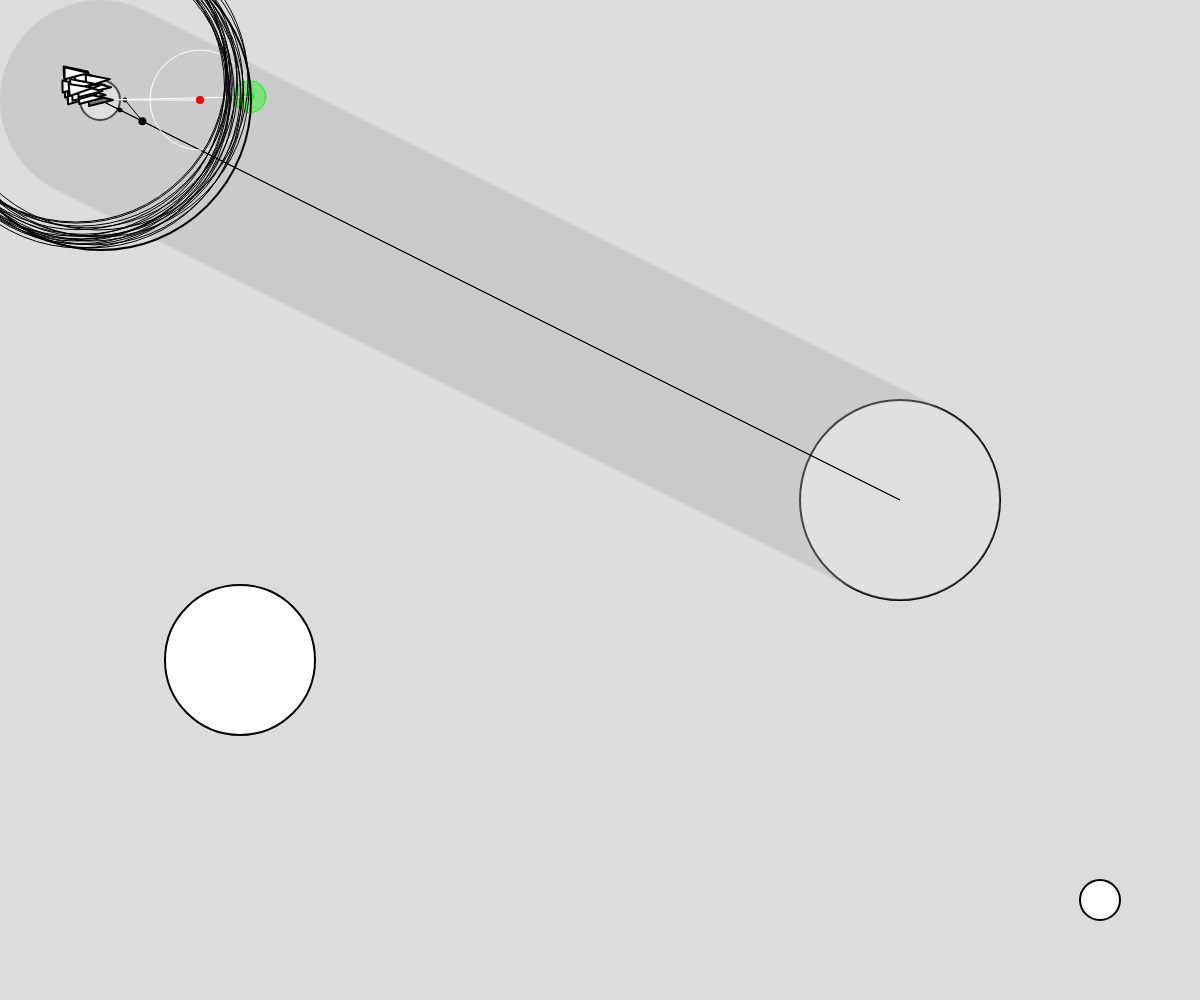
Frame 1 (no input)
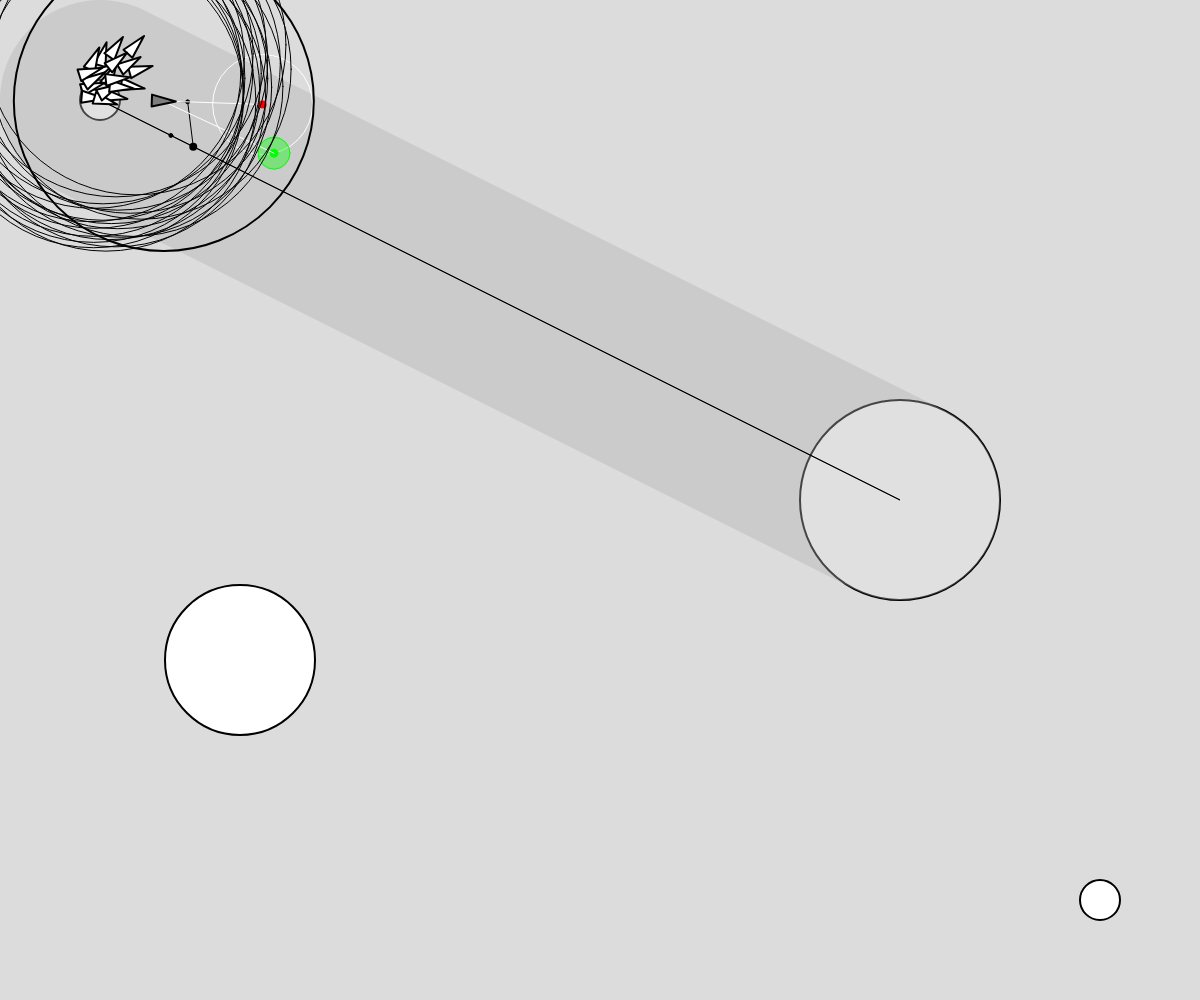
Frame 60 (no input)
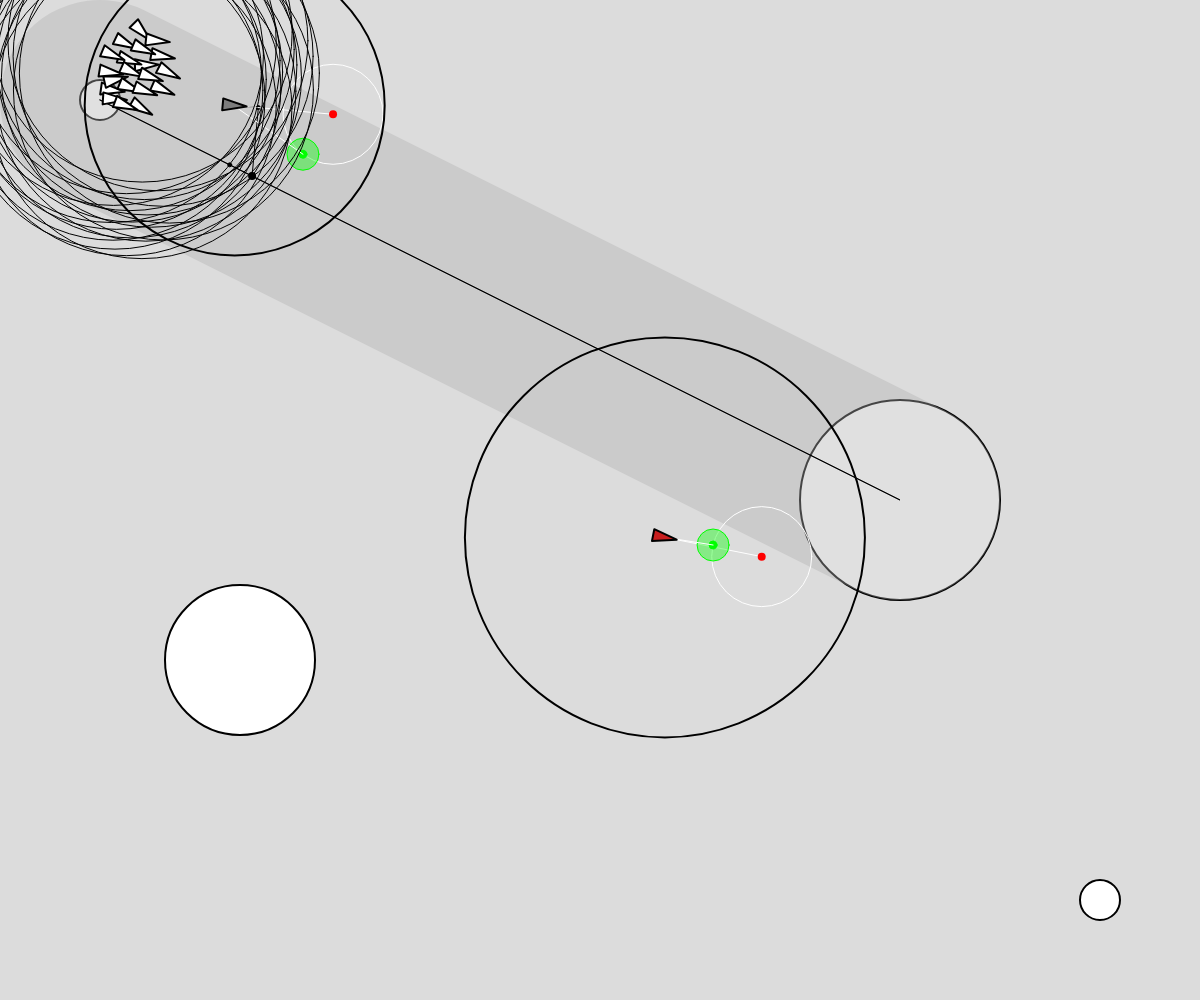
Frame 120 (the mouse pressed at the canvas centre since frame 60)

The p5.js sketch that drew these frames (run headless with seeded random() and noise() and a simulated clock; from frame 60 on, the mouse is pressed at the canvas centre):

// p5.js sketch
// ── sketch.js
let debug = true;
let lake, field, leader, camp, predatorCamp, predators = [];
let followers = [];

function setup() {
    createCanvas(window.innerWidth, window.innerHeight);
    lake = new Lake(createVector(900, 500));
    camp = new Camp(createVector(100, 100));
    predatorCamp = new Camp(createVector(window.innerWidth - 100, window.innerHeight - 100));
    field = new Field(createVector(240, 660));
    leader = new Leader(camp.getCenter().x, camp.getCenter().y, 1.5, 0.03);

    leader.rememberObject(camp, ObjectTypes.CAMP);
    leader.rememberObject(field, ObjectTypes.FOOD);
    leader.rememberObject(lake, ObjectTypes.WATER);

    leader.setCurrentNavigationObject(camp);

    for (let i = 0; i < 20; i++) {
        followers.push(new Follower(camp.getCenter().x - random(30), camp.getCenter().y - random(30), 1, 0.02))
    }
}

function draw() {
    background(220);

    lake.display();
    field.display();
    camp.display();
    predatorCamp.display();
    leader.applyBehavior(followers.filter(f => f.alive), predators);
    leader.contain(window.innerWidth, window.innerHeight);
    leader.run();

    followers.forEach((f) => {
        if (f.alive) {
            f.applyBehavior(leader, followers.filter(f => f.alive), predators);
            f.contain(window.innerWidth, window.innerHeight);
            f.run();
        } else {
            f.render();
        }
    });

    predators.forEach(predator => {
        predator.applyBehavior([leader, ...followers]);
        predator.contain(window.innerWidth, window.innerHeight);
        predator.run();
    });
}

function keyPressed() {
    if (key == "d") {
        debug = !debug;
    }
}

function mousePressed() {
    const p = new Predator(mouseX, mouseY, 1.3, 0.2)
    predators.push(p);
    p.rememberObject(predatorCamp, ObjectTypes.CAMP);

}

// ── mover.js
const ObjectTypes = {
    "FOOD": 'FOOD',
    "WATER": 'WATER',
    "CAMP": 'CAMP',
}

class Mover {
    constructor(x, y, ms, mf) {
        this.alive = true;
        this.pos = createVector(x, y);
        this.r = 12;
        this.maxspeed = ms;
        this.maxforce = mf;
        this.acceleration = createVector(0, 0);
        this.velocity = createVector(1, 0);

        this.wanderTheta = PI / 2;
        this.wanderDistance = 100;
        this.wanderRadius = 50;

        this.wanderPoint = this.velocity.copy().setMag(this.wanderDistance);
        this.wanderPoint.add(this.pos);

        this.target = this.wanderPoint.copy();
        this.target.add(this.wanderRadius, 0);

        this.visibilityRadius = 150;

        this.initMemory();
    }

    initMemory() {
        this.memorizedObjects = {};
        for (let key in ObjectTypes) {
            this.memorizedObjects[key] = [];
        }
    }

    searchObject(type) {
        //todo do not calculate distances and create path on each iteration. Rather do it when making the decision
        if (this.memorizedObjects[type].length === 0) {
            let w = this.wander();
            this.applyForce(w);
            return;
        }

        const fromPos = this.currentNavigationObject.getCenter();
        const closest = this.getClosestObject(fromPos, this.memorizedObjects[type]);

        const path = new Path(100);
        path.addPoint(fromPos.x, fromPos.y);
        path.addPoint(closest.getCenter().x, closest.getCenter().y);

        if (debug) {
            path.display();
        }

        // Follow path force
        let f = this.follow(path);
        let w = this.wander();
        let s = this.seek(closest.pos);
        // Arbitrary weighting
        s.div(100);
        // f.mult(2);
        // Accumulate in acceleration

        return w.add(f).add(s);
    }


    rememberObject(object, type) {
        this.memorizedObjects[type].push(object);
    }

    setCurrentNavigationObject(object) {
        this.currentNavigationObject = object;
    }


    kill() {
        this.alive = false;
    }

    getCenter() {
        return createVector(this.pos.x - this.r, this.pos.y - this.r);
    }

    applyForce(force) {
        // We could add mass here if we want A = F / M
        this.acceleration.add(force);
    }

    run() {
        this.update();
        this.render();
    }

    update() {
        // Update velocity
        this.velocity.add(this.acceleration);
        // Limit speed
        this.velocity.limit(this.maxspeed);
        this.pos.add(this.velocity);
        // Reset accelertion to 0 each cycle
        this.acceleration.mult(0);
    }

    wander() {
        // Move wander point
        this.wanderPoint = this.velocity.copy().setMag(this.wanderDistance);
        this.wanderPoint.add(this.pos);

        // Move target
        let offset = 32;
        let vOffset = p5.Vector.random2D().setMag(offset * 0.2);
        this.target.add(vOffset);

        let v = p5.Vector.sub(this.target, this.wanderPoint);
        v.setMag(this.wanderRadius);
        this.target = p5.Vector.add(this.wanderPoint, v);

        if (debug) {
            let center = this.wanderPoint.copy();
            stroke(255);
            noFill();
            circle(center.x, center.y, this.wanderRadius * 2);
            stroke(255);
            line(this.pos.x, this.pos.y, center.x, center.y);

            stroke(0, 255, 0);
            fill(0, 255, 0, 100);
            circle(this.target.x, this.target.y, offset);
            fill(0, 255, 0);
            circle(this.target.x, this.target.y, 8);

            stroke(255);
            line(this.pos.x, this.pos.y, this.target.x, this.target.y);

            noStroke();
            fill(255, 0, 0);
            circle(center.x, center.y, 8);
        }

        let force = p5.Vector.sub(this.target, this.pos);
        force.setMag(this.maxforce / 15);
        return force;
    }

    follow(path) {
        // Predict pos 25 (arbitrary choice) frames ahead
        let predict = this.velocity.copy();
        predict.normalize();
        predict.mult(25);
        let predictpos = p5.Vector.add(this.pos, predict);

        // Now we must find the normal to the path from the predicted pos
        // We look at the normal for each line segment and pick out the closest one
        let normal = null;
        let target = null;
        let worldRecord = 1000000; // Start with a very high worldRecord distance that can easily be beaten

        // Loop through all points of the path
        for (let i = 0; i < path.points.length; i++) {
            // Look at a line segment
            let a = path.points[i];
            // let b = path.points[(i + 1) % path.points.length]; // Note Path has to wraparound
            let b = path.points[i + 1];

            if (!b) {
                break;
            }

            // Get the normal point to that line
            let normalPoint = getNormalPoint(predictpos, a, b);

            // Check if normal is on line segment
            let dir = p5.Vector.sub(b, a);
            // If it's not within the line segment, consider the normal to just be the end of the line segment (point b)
            //if (da + db > line.mag()+1) {
            if (
                normalPoint.x < min(a.x, b.x) ||
                normalPoint.x > max(a.x, b.x) ||
                normalPoint.y < min(a.y, b.y) ||
                normalPoint.y > max(a.y, b.y)
            ) {
                normalPoint = b.copy();
                // If we're at the end we really want the next line segment for looking ahead
                a = path.points[(i + 1) % path.points.length];
                b = path.points[(i + 2) % path.points.length]; // Path wraps around
                dir = p5.Vector.sub(b, a);
            }

            // How far away are we from the path?
            let d = p5.Vector.dist(predictpos, normalPoint);
            // Did we beat the worldRecord and find the closest line segment?
            if (d < worldRecord) {
                worldRecord = d;
                normal = normalPoint;

                // Look at the direction of the line segment so we can seek a little bit ahead of the normal
                dir.normalize();

                // This is an oversimplification
                // Should be based on distance to path & velocity
                dir.mult(25);
                target = normal.copy();
                target.add(dir);
            }
        }

        // Draw the debugging stuff
        if (debug) {
            // Draw predicted future pos
            stroke(0);
            fill(0);
            line(this.pos.x, this.pos.y, predictpos.x, predictpos.y);
            ellipse(predictpos.x, predictpos.y, 4, 4);

            // Draw normal pos
            stroke(0);
            fill(0);
            ellipse(normal.x, normal.y, 4, 4);
            // Draw actual target (red if steering towards it)
            line(predictpos.x, predictpos.y, target.x, target.y);
            if (worldRecord > path.radius) fill(255, 0, 0);
            noStroke();
            ellipse(target.x, target.y, 8, 8);
        }

        // Only if the distance is greater than the path's radius do we bother to steer
        if (worldRecord > path.radius) {
            return this.seek(target);
        } else {
            return createVector(0, 0);
        }
    }

    arrive(target) {
        var desired = p5.Vector.sub(target, this.pos); // A vector pointing from the location to the target
        var d = desired.mag();
        // Scale with arbitrary damping within 100 pixels
        if (d < 100) {
            var m = map(d, 0, 200, 0, this.maxspeed);
            desired.setMag(m);
        } else {
            desired.setMag(this.maxspeed);
        }

        // Steering = Desired minus Velocity
        var steer = p5.Vector.sub(desired, this.velocity);
        steer.limit(this.maxforce); // Limit to maximum steering force

        return steer;
    }

    seek(target) {
        let force = p5.Vector.sub(target, this.pos);
        force.setMag(this.maxspeed);
        force.sub(this.velocity);
        force.limit(this.maxforce);
        return force;
    }

    contain(boundsWidth, boundsHeight) {
        if (this.pos.x > boundsWidth || this.pos.x < 0 || this.pos.y > boundsHeight || this.pos.y < 0) {
            this.velocity = this.velocity.copy().mult(-1);
        }
    }

    separation(boids) {
        let perceptionRadius = this.r * 1.5;
        let steering = createVector();
        let total = 0;
        for (let other of boids) {
            let d = dist(this.pos.x, this.pos.y, other.pos.x, other.pos.y);
            if (other != this && d < perceptionRadius) {
                let diff = p5.Vector.sub(this.pos, other.pos);
                diff.div(d * d);
                steering.add(diff);
                total++;
            }
        }
        if (total > 0) {
            steering.div(total);
            steering.setMag(this.maxspeed);
            steering.sub(this.velocity);
            steering.limit(this.maxforce);
        }
        return steering;
    }

    cohesion(boids) {
        let perceptionRadius = 50;
        let steering = createVector();
        let total = 0;
        for (let other of boids) {
            let d = dist(this.pos.x, this.pos.y, other.pos.x, other.pos.y);
            if (other != this && d < perceptionRadius) {
                steering.add(other.pos);
                total++;
            }
        }
        if (total > 0) {
            steering.div(total);
            steering.sub(this.pos);
            steering.setMag(this.maxspeed);
            steering.sub(this.velocity);
            steering.limit(this.maxforce);
        }
        return steering;
    }

    align(boids) {
        let perceptionRadius = 25;
        let steering = createVector();
        let total = 0;
        for (let other of boids) {
            let d = dist(this.pos.x, this.pos.y, other.pos.x, other.pos.y);
            if (other != this && d < perceptionRadius) {
                steering.add(other.velocity);
                total++;
            }
        }
        if (total > 0) {
            steering.div(total);
            steering.setMag(this.maxspeed);
            steering.sub(this.velocity);
            steering.limit(this.maxforce);
        }
        return steering;
    }

    pursue(vehicle) {
        let target = vehicle.pos.copy();
        let prediction = vehicle.velocity.copy();
        prediction.mult(10);
        target.add(prediction);
        return this.seek(target);
    }

    evade(vehicle) {
        return this.pursue(vehicle).mult(-1);
    }

    flee(target) {
        return this.seek(target).mult(-1);
    }

    getClosestObject(fromPos, objects) {
        // search for the closest object containing food
        let closest = objects[0];
        let distanceToClosest = p5.Vector.dist(fromPos, closest.getCenter());

        objects.slice(1).forEach(o => {
            const distanceToObj = p5.Vector.dist(fromPos, o.getCenter());
            if (distanceToObj < distanceToClosest) {
                closest = o;
                distanceToClosest = distanceToObj;
            }
        });

        return closest;
    }

}

class Follower extends Mover {

    render() {
        fill(255);
        strokeWeight(1);
        stroke(0);
        push();
        translate(this.pos.x, this.pos.y);
        if (this.alive && debug) {
            fill(0, 0, 0, 0);
            ellipse(0, 0, this.visibilityRadius * 2, this.visibilityRadius * 2);
            fill(255);
        }
        strokeWeight(2);
        rotate(this.velocity.heading());
        triangle(-this.r, -this.r / 2, -this.r, this.r / 2, this.r, 0);
        pop();
    }


    followLeader(leader, entities, distance = 25) {
        let tv = leader.velocity.copy();
        tv.normalize()
        tv.mult(distance);
        var ahead = leader.pos.copy().add(tv);
        tv.mult(-1)
        const behind = leader.pos.copy().add(tv);
        const steering = createVector(0, 0);

        if (this.isOnLeaderSight(leader, ahead, 40)) {
            steering.add(this.evade(leader));
        }
        steering.add(this.arrive(behind));

        return steering;
    }

    flock(boids) {
        let alignment = this.align(boids);
        let cohesion = this.cohesion(boids);
        let separation = this.separation(boids);
        separation.mult(2);

        return alignment.add(cohesion).add(separation);
    }

    isOnLeaderSight(leader, ahead, leaderSightRadius) {
        return (ahead.dist(this.pos) <= leaderSightRadius || leader.pos.dist(this.pos) <= leaderSightRadius)
    }

    applyBehavior(leader, entities, predators) {

        if (predators.length > 0) {
            const closest = this.getClosestObject(this.pos, predators);
            if (p5.Vector.dist(this.pos, closest.getCenter()) <= this.visibilityRadius) {
                const f = this.flee(closest.pos);
                this.applyForce(f);
                return;
            }
        }

        const fl = this.followLeader(leader, entities);
        const f = this.flock(entities);

        this.applyForce(fl);
        this.applyForce(f);
    }

}

class Leader extends Mover {
    constructor(x, y, ms, mf) {
        super(x, y, ms, mf);

        this.initDesires();
    }

    render() {
        strokeWeight(2);
        stroke(0);
        push();
        translate(this.pos.x, this.pos.y);
        if (debug) {
            fill(0, 0, 0, 0);
            ellipse(0, 0, this.visibilityRadius * 2, this.visibilityRadius * 2);
        }
        fill(125);
        rotate(this.velocity.heading());
        triangle(-this.r, -this.r / 2, -this.r, this.r / 2, this.r, 0);
        pop();
    }

    applyBehavior(followers, predators) {

        if (predators.length > 0) {
            const closest = this.getClosestObject(this.pos, predators);
            if (p5.Vector.dist(this.pos, closest.getCenter()) <= this.visibilityRadius) {
                const f = this.flee(closest.pos);
                this.applyForce(f);
                return;
            }
        }

        if (this.thirst > 0) {
            const closest = this.getClosestObject(this.pos, this.memorizedObjects[ObjectTypes.WATER]);
            if (this.isVisible(closest)) {
                if (this.currentNavigationObject !== closest) {
                    this.setCurrentNavigationObject(closest);
                }
                const steer = this.arrive(closest.pos);
                this.applyForce(steer);
                if (this.isInside(closest)) {
                    this.drink();
                }
            } else {
                let s = this.searchObject(ObjectTypes.WATER);
                let l = this.lead(followers);
                this.applyForce(s);
                this.applyForce(l);
            }
        } else if (this.hungre > 0) {
            const closest = this.getClosestObject(this.pos, this.memorizedObjects[ObjectTypes.FOOD]);
            if (this.isVisible(closest)) {
                if (this.currentNavigationObject !== closest) {
                    this.setCurrentNavigationObject(closest);
                }
                const steer = this.arrive(closest.pos);
                this.applyForce(steer);
                if (this.isInside(closest)) {
                    this.feed();
                }
            } else {
                let s = this.searchObject(ObjectTypes.FOOD);
                let l = this.lead(followers);
                this.applyForce(s);
                this.applyForce(l);
            }
        } else {
            const closest = this.getClosestObject(this.pos, this.memorizedObjects[ObjectTypes.CAMP]);
            if (this.isVisible(closest)) {
                if (this.currentNavigationObject !== closest) {
                    this.setCurrentNavigationObject(closest);
                }
                const steer = this.arrive(closest.pos);
                this.applyForce(steer);
                if (this.isInside(closest)) {
                    this.rest();
                }
            } else {
                let s = this.searchObject(ObjectTypes.CAMP);
                let l = this.lead(followers);
                this.applyForce(s);
                this.applyForce(l);
            }
        }
    }

    isVisible(other) {
        let d = p5.Vector.dist(this.pos, other.pos);
        return (d < this.visibilityRadius + other.radius);
    }

    lead(entities) {
        for (let i = 0; i < entities.length; i++) {
            let d = p5.Vector.dist(this.pos, entities[i].pos);
            if (d > this.visibilityRadius) {
                return this.acceleration.copy().setMag(-this.maxforce / 2);
            }
        }

        return createVector(0, 0);
    }

    isInside(other) {
        let d = p5.Vector.dist(this.pos, other.pos);
        return (d < this.r + other.radius);
    }

    feed() {
        if (this.hungre > 0) {
            this.hungre -= 0.05;
        }
    }

    rest() {

    }

    drink() {
        if (this.thirst > 0) {
            this.thirst -= 0.05;
        }
    }

    initDesires() {
        this.hungre = 70;
        this.thirst = 50;
    }
}

class Predator extends Mover {
    constructor(x, y, ms, mf) {
        super(x, y, ms, mf);
        this.visibilityRadius = 200;
        this.velocity = p5.Vector.random2D();
        this.hungre = 80;
    }

    render() {
        strokeWeight(2);
        stroke(0);
        push();
        translate(this.pos.x, this.pos.y);
        if (debug) {
            fill(0, 0, 0, 0);
            ellipse(0, 0, this.visibilityRadius * 2, this.visibilityRadius * 2);
        }
        rotate(this.velocity.heading());
        fill(200, 30, 30);
        triangle(-this.r, -this.r / 2, -this.r, this.r / 2, this.r, 0);
        pop();
    }

    feed() {
        if (this.hungre > 0) {
            this.hungre -= 0.1;
        }
    }

    applyBehavior(entities) {
        if (this.hungre < 20) {
            if (!this.currentNavigationObject) {
                this.setCurrentNavigationObject(new NavigationObject(this.pos));
            }
            let s = this.searchObject(ObjectTypes.CAMP);
            this.applyForce(s);
            return;
        }

        const deadEntities = entities.filter(e => !e.alive);
        const aliveEntities = entities.filter(e => e.alive);

        let closestDead, closestAlive;

        if (deadEntities.length > 0) {
            closestDead = this.getClosestObject(this.pos, deadEntities);
        }

        if (aliveEntities.length > 0) {
            closestAlive = this.getClosestObject(this.pos, aliveEntities);
        }

        if (closestDead) {
            this.feed();
            let a = this.arrive(closestDead.pos);
            this.applyForce(a);
        } else if (p5.Vector.dist(this.pos, closestAlive.getCenter()) <= this.r) {
            closestAlive.kill();
        } else if (p5.Vector.dist(this.pos, closestAlive.getCenter()) <= this.visibilityRadius) {
            const p = this.pursue(closestAlive);
            this.applyForce(p);
        } else {
            let w = this.wander();
            w.mult(3);
            this.applyForce(w);
        }
    }

}

// A function to get the normal point from a point (p) to a line segment (a-b)
// This function could be optimized to make fewer new Vector objects
function getNormalPoint(p, a, b) {
    // Vector from a to p
    let ap = p5.Vector.sub(p, a);
    // Vector from a to b
    let ab = p5.Vector.sub(b, a);
    ab.normalize(); // Normalize the line
    // Project vector "diff" onto line by using the dot product
    ab.mult(ap.dot(ab));
    let normalPoint = p5.Vector.add(a, ab);
    return normalPoint;
}

// ── objects.js
class NavigationObject {
    constructor(pos){
        this.pos = pos;
        this.radius = 2;
    }

    display(){
        strokeWeight(2);
        stroke(0);
        fill(255, 255, 255);
        ellipse(this.pos.x, this.pos.y, this.radius * 2, this.radius * 2);
    }

    getCenter(){
        return this.pos.copy();
    }
}

class Camp {
    constructor(pos){
        this.pos = pos;
        this.radius = 20;
    }

    display(){
        strokeWeight(2);
        stroke(0);
        fill(255, 255, 255);
        ellipse(this.pos.x, this.pos.y, this.radius * 2, this.radius * 2);
    }

    getCenter(){
        return this.pos.copy();
    }
}

class Lake {
    constructor(pos){
        this.pos = pos;
        this.radius = 100;
    }

    display(){
        strokeWeight(2);
        stroke(0);
        fill(255, 255, 255);
        ellipse(this.pos.x, this.pos.y, this.radius * 2, this.radius * 2);
    }

    getCenter(){
        return this.pos.copy();
    }
}

class Field {
    constructor(pos){
        this.pos = pos;
        this.radius = 75;
    }

    display(){
        strokeWeight(2);
        stroke(0);
        fill(255, 255, 255);
        ellipse(this.pos.x, this.pos.y, this.radius * 2, this.radius * 2);
    }

    getCenter(){
        return this.pos.copy();
    }
}
// ── path.js
// Path Following (Complex Path)
// The Nature of Code
// The Coding Train / Daniel Shiffman
// https://youtu.be/LrnR6dc2IfM
// https://thecodingtrain.com/learning/nature-of-code/5.7-path-following.html

// Path Following: https://editor.p5js.org/codingtrain/sketches/dqM054vBV
// Complex Path: https://editor.p5js.org/codingtrain/sketches/2FFzvxwVt

class Path {
    constructor(radius) {
        // Arbitrary radius of 20
        // A path has a radius, i.e how far is it ok for the boid to wander off
        this.radius = radius;
        // A Path is an arraylist of points (PVector objects)
        this.points = [];
    }

    // Add a point to the path
    addPoint(x, y) {
        let point = createVector(x, y);
        this.points.push(point);
    }

    // Draw the path
    display() {
        strokeJoin(ROUND);

        // Draw thick line for radius
        stroke(175, 175, 175, 100);
        strokeWeight(this.radius * 2);
        noFill();
        beginShape();
        for (let v of this.points) {
            vertex(v.x, v.y);
        }
        endShape(CLOSE);
        // Draw thin line for center of path
        stroke(0);
        strokeWeight(1);
        noFill();
        beginShape();
        for (let v of this.points) {
            vertex(v.x, v.y);
        }
        endShape(CLOSE);
    }
}
